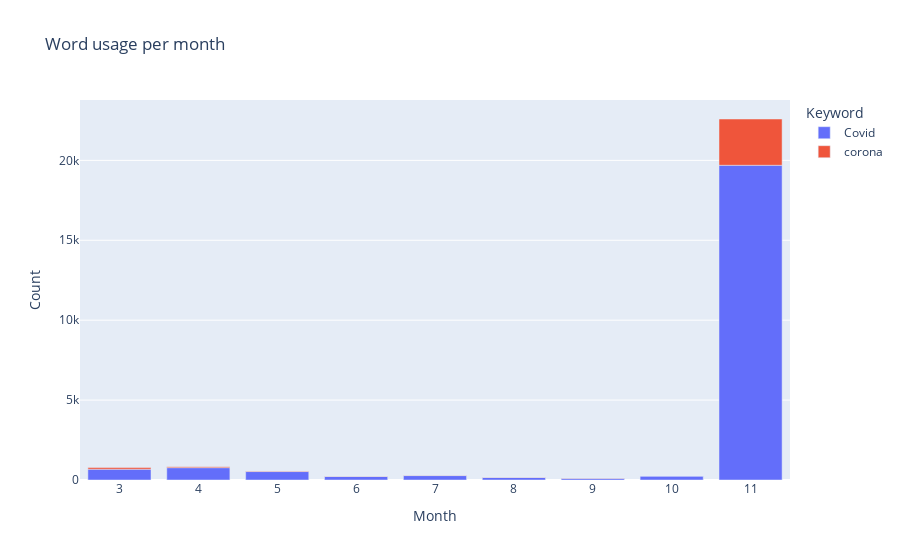

The code cell stored with this chart in its notebook:
### Code cell
fig = px.bar(df, x="Month", y="Count", color="Keyword", title="Word usage per month")
fig.show()

### Figure 1 — Plotly figure (JSON) as saved in the notebook; plotly's stock layout.template omitted (floating-point values rounded to 4 significant figures)
{"data": [{"alignmentgroup": "True", "hovertemplate": "Keyword=Covid<br>Month=%{x}<br>Count=%{y}<extra></extra>", "legendgroup": "Covid", "marker": {"color": "#636efa"}, "name": "Covid", "offsetgroup": "Covid", "orientation": "v", "showlegend": true, "textposition": "auto", "type": "bar", "x": [3, 4, 5, 6, 7, 8, 9, 10, 11], "xaxis": "x", "y": [677, 772, 528, 224, 277, 162, 105, 247, 19693], "yaxis": "y"}, {"alignmentgroup": "True", "hovertemplate": "Keyword=corona<br>Month=%{x}<br>Count=%{y}<extra></extra>", "legendgroup": "corona", "marker": {"color": "#EF553B"}, "name": "corona", "offsetgroup": "corona", "orientation": "v", "showlegend": true, "textposition": "auto", "type": "bar", "x": [3, 4, 5, 6, 7, 8, 9, 10, 11], "xaxis": "x", "y": [106, 64, 31, 11, 14, 3, 14, 4, 2895], "yaxis": "y"}], "layout": {"barmode": "relative", "legend": {"title": {"text": "Keyword"}, "tracegroupgap": 0}, "title": {"text": "Word usage per month"}, "xaxis": {"anchor": "y", "domain": [0, 1], "title": {"text": "Month"}}, "yaxis": {"anchor": "x", "domain": [0, 1], "title": {"text": "Count"}}}}
